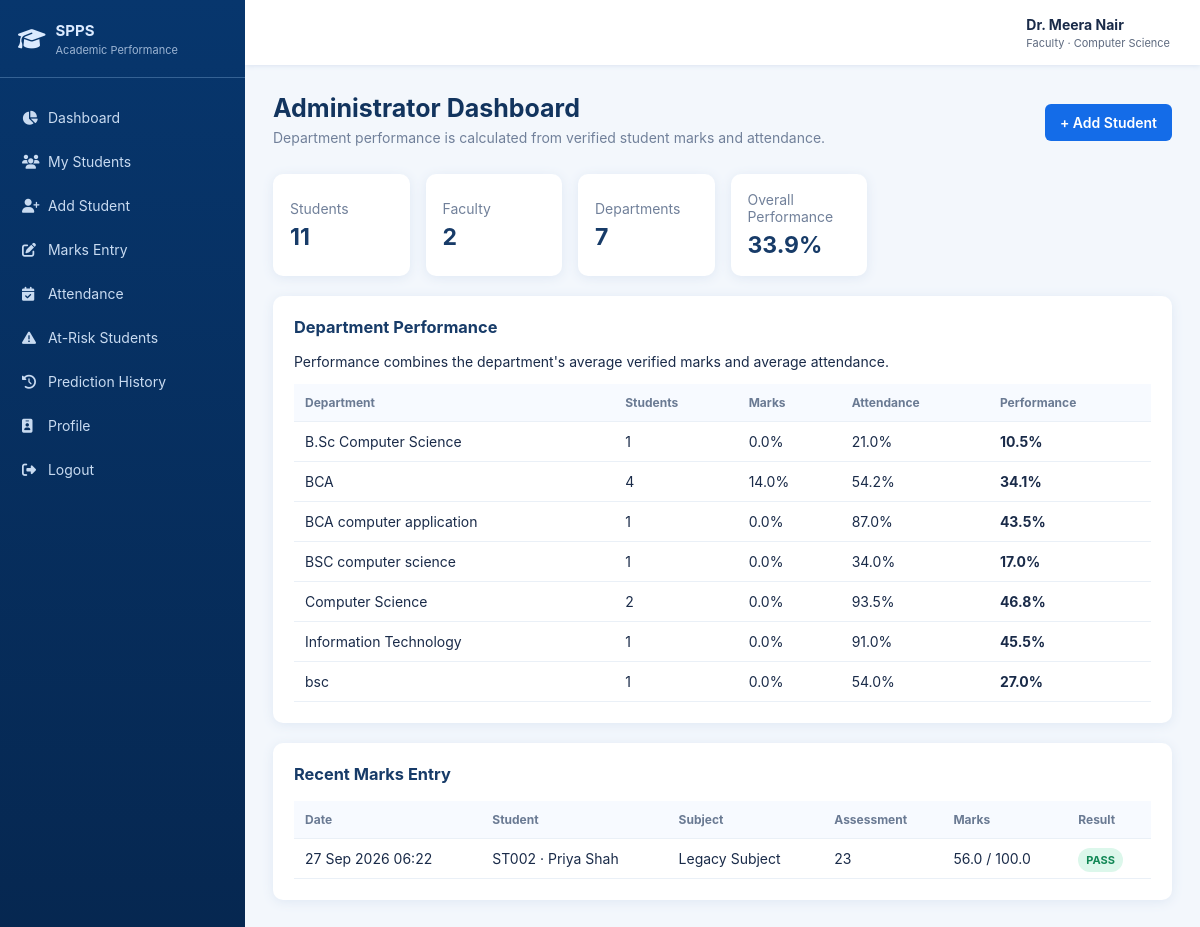
Page /dashboard (signed in) on the committed database.
### models.py (models this page shows, shortened)
class User(db.Model):
    id = db.Column(db.Integer, primary_key=True)
    username = db.Column(db.String(80), nullable=False, unique=True)
    email = db.Column(db.String(120), nullable=False, unique=True)
    password_hash = db.Column(db.String(255), nullable=False)
    role = db.Column(db.String(30), nullable=False, default='faculty')
    department = db.Column(db.String(80))
    phone = db.Column(db.String(20))
    status = db.Column(db.String(20), default='active')
    password_change_required = db.Column(db.Boolean, default=False)
    otp_hash = db.Column(db.String(255))
    otp_expires_at = db.Column(db.DateTime)
    created_at = db.Column(db.DateTime, default=datetime.utcnow)
    faculty = db.relationship('Faculty', backref='user', uselist=False, cascade='all, delete-orphan')

class Faculty(db.Model):
    id = db.Column(db.Integer, primary_key=True)
    user_id = db.Column(db.Integer, db.ForeignKey('user.id'), unique=True, nullable=False)
    faculty_id = db.Column(db.String(30), unique=True, nullable=False)
    name = db.Column(db.String(100), nullable=False)
    department = db.Column(db.String(80), nullable=False)

class Student(db.Model):
    id = db.Column(db.Integer, primary_key=True)
    student_id = db.Column(db.String(30), nullable=False, unique=True)
    name = db.Column(db.String(120), nullable=False)
    gender = db.Column(db.String(20))
    date_of_birth = db.Column(db.Date)
    department = db.Column(db.String(80), nullable=False)
    year = db.Column(db.Integer, nullable=False)
    semester = db.Column(db.Integer, nullable=False)
    email = db.Column(db.String(120))
    phone = db.Column(db.String(25))
    address = db.Column(db.Text)
    discipline = db.Column(db.String(20), default='Good')
    arrears = db.Column(db.Integer, default=0, nullable=False)
    attendance = db.Column(db.Float, default=0)
    previous_gpa = db.Column(db.Float, default=0)
    assignment_score = db.Column(db.Float, default=0)
    internal_mark = db.Column(db.Float, default=0)
    study_hours = db.Column(db.Float, default=0)
    previous_semester_mark = db.Column(db.Float, default=0)
    practical_mark = db.Column(db.Float, default=0)
    participation_score = db.Column(db.Float, default=0)
    backlogs = db.Column(db.Integer, default=0)
    assigned_faculty_id = db.Column(db.Integer, db.ForeignKey('faculty.id'))
    created_at = db.Column(db.DateTime, default=datetime.utcnow)
    updated_at = db.Column(db.DateTime, default=datetime.utcnow, onupdate=datetime.utcnow)
    predictions = db.relationship('Prediction', backref='student', lazy=True, cascade='all, delete-orphan')
    mark_records = db.relationship('MarkRecord', backref='student', lazy=True, cascade='all, delete-orphan')
    attendance_records = db.relationship('AttendanceRecord', backref='student', lazy=True, cascade='all, delete-orphan')

class MarkRecord(db.Model):
    id = db.Column(db.Integer, primary_key=True)
    student_id = db.Column(db.Integer, db.ForeignKey('student.id'), nullable=False)
    course_id = db.Column(db.Integer, db.ForeignKey('course.id'))
    subject_name = db.Column(db.String(120))
    subject_code = db.Column(db.String(30))
    assessment = db.Column(db.String(60), nullable=False)
    score = db.Column(db.Float, nullable=False)
    maximum_score = db.Column(db.Float, nullable=False, default=100)
    pass_mark = db.Column(db.Float, nullable=False, default=35)
    discipline = db.Column(db.String(20), default='Good')
    recorded_by = db.Column(db.Integer, db.ForeignKey('user.id'), nullable=False)
    created_at = db.Column(db.DateTime, default=datetime.utcnow)
    course = db.relationship('Course', backref='marks')
    @property
    def percentage(self):
        return round((self.score / self.maximum_score) * 100, 2) if self.maximum_score else 0
    @property
    def passed(self):
        return self.score >= self.pass_mark

### app.py (the view)
@app.route('/dashboard')
@guard('admin', 'faculty')
def dashboard():
    students = scoped_students().all()
    scores = [performance_percent(s) for s in students]
    overall_marks = round(sum(scores) / len(scores), 1) if scores else 0
    overall_attendance = round(sum((s.attendance or 0) for s in students) / len(students), 1) if students else 0
    overall_performance = round((overall_marks + overall_attendance) / 2, 1)
    stats = {
        'students': len(students),
        'faculty': Faculty.query.count(),
        'departments': len(set(s.department for s in students)),
        'performance': overall_performance,
    }
    departments = sorted(set(s.department for s in students))
    dept_rows = []
    for d in departments:
        group = [s for s in students if s.department == d]
        marks = round(sum(performance_percent(s) for s in group) / len(group), 1) if group else 0
        attendance = round(sum((s.attendance or 0) for s in group) / len(group), 1) if group else 0
        performance = round((marks + attendance) / 2, 1)
        dept_rows.append({'name': d, 'students': len(group), 'marks': marks, 'attendance': attendance, 'performance': performance})
    latest = MarkRecord.query.order_by(MarkRecord.created_at.desc()).limit(10).all()
    return render_template('dashboard.html', stats=stats, dept_rows=dept_rows, latest=latest)

### app.py (called while the page is built)
def performance_percent(student):
    records = MarkRecord.query.filter_by(student_id=student.id).all()
    if not records:
        return 0.0
    return round(sum(r.percentage for r in records) / len(records), 1)

def current_user():
    return db.session.get(User, session.get('user_id')) if session.get('user_id') else None

def guard(*roles):
    def deco(fn):
        from functools import wraps
        @wraps(fn)
        def wrapped(*args, **kwargs):
            u = current_user()
            if not u:
                return redirect(url_for('login'))
            if roles and u.role not in roles:
                abort(403)
            return fn(*args, **kwargs)
        return wrapped
    return deco

def scoped_students():
    return Student.query

@app.before_request
def csrf_protection():
    if request.method == 'POST' and request.form.get('_csrf_token') != session.get('_csrf_token'):
        abort(403)

@app.context_processor
def inject():
    if '_csrf_token' not in session:
        session['_csrf_token'] = secrets.token_urlsafe(32)
    return {
        'user': current_user(),
        'now': datetime.now(),
        'csrf_token': session['_csrf_token'],
        'assessment_defaults': app.config['ASSESSMENT_DEFAULTS'],
        'config': app.config,
    }

### templates/dashboard.html
{% extends 'base.html' %}
{% block content %}
<div class="page-head">
  <div><h1>Administrator Dashboard</h1><p>Department performance is calculated from verified student marks and attendance.</p></div>
  <a class="primary" href="{{url_for('student_form')}}">+ Add Student</a>
</div>
<div class="stats">
  {% for label,value in [('Students',stats.students),('Faculty',stats.faculty),('Departments',stats.departments),('Overall Performance',stats.performance ~ '%')] %}
  <div class="stat"><span>{{label}}<b>{{value}}</b></span></div>
  {% endfor %}
</div>
<div class="card table-wrap">
  <h3>Department Performance</h3>
  <p>Performance combines the department's average verified marks and average attendance.</p>
  <table>
    <tr><th>Department</th><th>Students</th><th>Marks</th><th>Attendance</th><th>Performance</th></tr>
    {% for row in dept_rows %}
    <tr><td>{{row.name}}</td><td>{{row.students}}</td><td>{{row.marks}}%</td><td>{{row.attendance}}%</td><td><strong>{{row.performance}}%</strong></td></tr>
    {% else %}<tr><td colspan="5">No student data yet.</td></tr>{% endfor %}
  </table>
</div>
<div class="card table-wrap">
  <h3>Recent Marks Entry</h3>
  <table>
    <tr><th>Date</th><th>Student</th><th>Subject</th><th>Assessment</th><th>Marks</th><th>Result</th></tr>
    {% for r in latest %}
    <tr>
      <td>{{r.created_at.strftime('%d %b %Y %H:%M')}}</td><td>{{r.student.student_id}} · {{r.student.name}}</td><td>{{r.subject_name}}</td><td>{{r.assessment}}</td><td>{{r.score}} / {{r.maximum_score}}</td>
      <td><span class="badge {{'low' if r.passed else 'high'}}">{{'PASS' if r.passed else 'FAIL'}}</span></td>
    </tr>
    {% else %}<tr><td colspan="6">No marks entered yet.</td></tr>{% endfor %}
  </table>
</div>
{% endblock %}

### templates/base.html (shortened to what this page needs)
<!doctype html>
<html lang="en">
<head>
<link rel="stylesheet" href="https://cdnjs.cloudflare.com/ajax/libs/font-awesome/6.7.2/css/all.min.css">
<link rel="stylesheet" href="{{ url_for('static',filename='css/style.css') }}">
</head>
<body>
{% if user %}
<aside>
  <div class="brand">
    <i class="fa-solid fa-graduation-cap"></i>
    <span>SPPS<small>Academic Performance</small></span>
  </div>
  <nav>
    <a href="{{url_for('dashboard')}}"><i class="fa fa-chart-pie"></i> Dashboard</a>
    <a href="{{url_for('students')}}"><i class="fa fa-users"></i> {{ 'My Students' if user.role=='faculty' else 'Students' }}</a>
    <a href="{{url_for('student_form')}}"><i class="fa fa-user-plus"></i> Add Student</a>
    <a href="{{url_for('marks_entry')}}"><i class="fa fa-pen-to-square"></i> Marks Entry</a>
    <a href="{{url_for('attendance_entry')}}"><i class="fa fa-calendar-check"></i> Attendance</a>
    <a href="{{url_for('at_risk')}}"><i class="fa fa-triangle-exclamation"></i> At-Risk Students</a>
    <a href="{{url_for('history')}}"><i class="fa fa-clock-rotate-left"></i> Prediction History</a>
    <a href="{{url_for('profile')}}"><i class="fa fa-id-badge"></i> Profile</a>
    <a href="{{url_for('logout')}}"><i class="fa fa-right-from-bracket"></i> Logout</a>
  </nav>
</aside>
<main>
<header>
  <div><b>{{ user.faculty.name if user.faculty else user.username }}</b><small>{{ user.role|title }} · {{ user.department or 'College' }}</small></div>
</header>
{% endif %}
<section class="content">
{% block content %}{% endblock %}
</section>
{% if user %}</main>{% endif %}
</body>
</html>

### static/css/style.css (style rules this page uses)
* { box-sizing:border-box }
body { margin:0;background:#f3f7fc;color:#1a2b49;font:14px Inter,Segoe UI,Arial,sans-serif }
aside { position:fixed;width:245px;inset:0 auto 0 0;background:linear-gradient(#07366d,#062750);color:#dbeaff;z-index:4 }
.brand { height:78px;padding:15px 18px;display:flex;align-items:center;gap:10px;border-bottom:1px solid #356294;font-size:22px }
.brand small,header small,table small { display:block;font-size:11px;font-weight:400;opacity:.7;margin-top:3px }
.brand span { font-weight:700;font-size:15px }
nav { padding:16px 10px }
nav a { display:block;color:#c9dbf1;text-decoration:none;padding:12px;border-radius:7px;margin:3px 0 }
nav i { width:22px }
main { margin-left:245px }
header { height:65px;background:#fff;box-shadow:0 1px 5px #dae4f1;display:flex;justify-content:flex-end;align-items:center;padding:0 30px }
.content { padding:28px;max-width:1600px;margin:auto }
.page-head,.profile-head { display:flex;justify-content:space-between;align-items:center;margin-bottom:22px }
.page-head h1,.profile-head h1 { margin:0;font-size:25px;color:#12345e }
.page-head p,.profile-head p { color:#71809a;margin:6px 0 }
.primary,.button,button { border:0;border-radius:6px;padding:10px 15px;cursor:pointer;text-decoration:none;display:inline-block;font-weight:600 }
.primary { background:#146ce8;color:white }
.card { background:#fff;border-radius:10px;padding:21px;box-shadow:0 2px 12px #dfe8f4;margin-bottom:20px }
.card h2,.card h3 { margin-top:0;color:#173b68 }
.stats { display:grid;grid-template-columns:repeat(6,1fr);gap:16px;margin-bottom:20px }
.stat { background:#fff;border-radius:10px;padding:17px;box-shadow:0 2px 12px #dfe8f4;display:flex;gap:12px;align-items:center }
.stat span { color:#71809a }
.stat b { display:block;color:#173b68;font-size:23px;margin-top:6px }
.table-wrap { overflow:auto }
table { width:100%;border-collapse:collapse }
th { text-align:left;color:#6a7a93;background:#f7faff;font-size:12px }
td,th { padding:11px;border-bottom:1px solid #eaf0f7 }
.badge { padding:5px 8px;border-radius:20px;font-size:11px;font-weight:bold }
.low { background:#dcf7eb;color:#118755 }

### rows in the picture
User: role "My Students", role "Faculty", department "Computer Science", label "Faculty", id "2"
Faculty: faculty "Dr. Meera Nair"
Student: name "B.Sc Computer Science", students "1", marks "0.0", attendance "21.0", performance "10.5"
Student: name "BCA", students "4", marks "14.0", attendance "54.2", performance "34.1"
Student: name "BCA computer application", students "1", marks "0.0", attendance "87.0", performance "43.5"
Student: name "BSC computer science", students "1", marks "0.0", attendance "34.0", performance "17.0"
Student: name "Computer Science", students "2", marks "0.0", attendance "93.5", performance "46.8"
Student: name "Information Technology", students "1", marks "0.0", attendance "91.0", performance "45.5"
Student: name "bsc", students "1", marks "0.0", attendance "54.0", performance "27.0"
MarkRecord: created_at "27 Sep 2026 06:22", student.student_id "ST002", student.name "Priya Shah", subject_name "Legacy Subject", assessment "23", score "56.0", maximum_score "100.0", score+pass_mark "PASS"

### other values in the picture
{{ label }} "Students" "Departments" "Overall Performance"
{{ value }} "11" "7" "33.9%"
